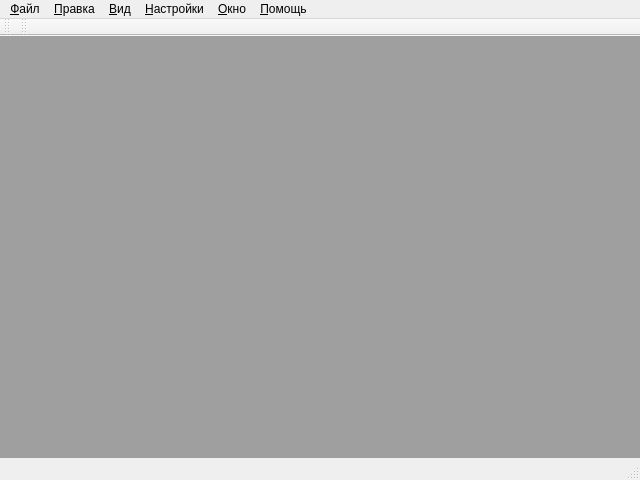
<?xml version="1.0" encoding="UTF-8"?>
<ui version="4.0">
 <class>MainWindow</class>
 <widget class="QMainWindow" name="MainWindow">
  <property name="windowModality">
   <enum>Qt::NonModal</enum>
  </property>
  <property name="geometry">
   <rect>
    <x>0</x>
    <y>0</y>
    <width>640</width>
    <height>480</height>
   </rect>
  </property>
  <property name="sizePolicy">
   <sizepolicy hsizetype="Preferred" vsizetype="Preferred">
    <horstretch>0</horstretch>
    <verstretch>0</verstretch>
   </sizepolicy>
  </property>
  <property name="windowTitle">
   <string>Информационная система испытаний гидромоторов</string>
  </property>
  <property name="layoutDirection">
   <enum>Qt::LeftToRight</enum>
  </property>
  <property name="autoFillBackground">
   <bool>true</bool>
  </property>
  <property name="locale">
   <locale language="Russian" country="Russia"/>
  </property>
  <widget class="QWidget" name="centralwidget">
   <property name="sizePolicy">
    <sizepolicy hsizetype="Expanding" vsizetype="Expanding">
     <horstretch>0</horstretch>
     <verstretch>0</verstretch>
    </sizepolicy>
   </property>
   <property name="cursor">
    <cursorShape>OpenHandCursor</cursorShape>
   </property>
   <property name="layoutDirection">
    <enum>Qt::LeftToRight</enum>
   </property>
   <property name="autoFillBackground">
    <bool>true</bool>
   </property>
   <layout class="QGridLayout" name="gridLayout_2">
    <property name="leftMargin">
     <number>0</number>
    </property>
    <property name="topMargin">
     <number>0</number>
    </property>
    <property name="rightMargin">
     <number>0</number>
    </property>
    <property name="bottomMargin">
     <number>0</number>
    </property>
    <property name="spacing">
     <number>0</number>
    </property>
    <item row="0" column="0">
     <widget class="QMdiArea" name="mdiArea"/>
    </item>
   </layout>
  </widget>
  <widget class="QMenuBar" name="menubar">
   <property name="geometry">
    <rect>
     <x>0</x>
     <y>0</y>
     <width>640</width>
     <height>22</height>
    </rect>
   </property>
   <widget class="QMenu" name="mFile">
    <property name="title">
     <string>&amp;Файл</string>
    </property>
    <addaction name="m_New"/>
   </widget>
   <widget class="QMenu" name="mHelp">
    <property name="title">
     <string>&amp;Помощь</string>
    </property>
   </widget>
   <widget class="QMenu" name="mEdit">
    <property name="toolTipDuration">
     <number>-3</number>
    </property>
    <property name="title">
     <string>&amp;Правка</string>
    </property>
   </widget>
   <widget class="QMenu" name="mView">
    <property name="title">
     <string>&amp;Вид</string>
    </property>
   </widget>
   <widget class="QMenu" name="mWindow">
    <property name="title">
     <string>&amp;Окно</string>
    </property>
   </widget>
   <widget class="QMenu" name="mSettings">
    <property name="title">
     <string>&amp;Настройки</string>
    </property>
   </widget>
   <addaction name="mFile"/>
   <addaction name="mEdit"/>
   <addaction name="mView"/>
   <addaction name="mSettings"/>
   <addaction name="mWindow"/>
   <addaction name="mHelp"/>
  </widget>
  <widget class="QStatusBar" name="statusbar">
   <property name="minimumSize">
    <size>
     <width>100</width>
     <height>22</height>
    </size>
   </property>
  </widget>
  <widget class="QToolBar" name="toolBar">
   <property name="windowTitle">
    <string>toolBar</string>
   </property>
   <attribute name="toolBarArea">
    <enum>TopToolBarArea</enum>
   </attribute>
   <attribute name="toolBarBreak">
    <bool>false</bool>
   </attribute>
  </widget>
  <widget class="QToolBar" name="toolBar_2">
   <property name="windowTitle">
    <string>toolBar_2</string>
   </property>
   <attribute name="toolBarArea">
    <enum>TopToolBarArea</enum>
   </attribute>
   <attribute name="toolBarBreak">
    <bool>false</bool>
   </attribute>
  </widget>
  <action name="mNew">
   <property name="text">
    <string>&amp;Новый</string>
   </property>
   <property name="shortcut">
    <string notr="true">Ctrl+N</string>
   </property>
   <property name="shortcutContext">
    <enum>Qt::ApplicationShortcut</enum>
   </property>
  </action>
  <action name="action_2">
   <property name="text">
    <string>Просмотр</string>
   </property>
  </action>
  <action name="action_3">
   <property name="text">
    <string>Добавить гидромотор</string>
   </property>
  </action>
  <action name="m_New">
   <property name="text">
    <string>&amp;Создать</string>
   </property>
   <property name="shortcut">
    <string>Ctrl+N</string>
   </property>
  </action>
 </widget>
 <resources/>
 <connections/>
</ui>
